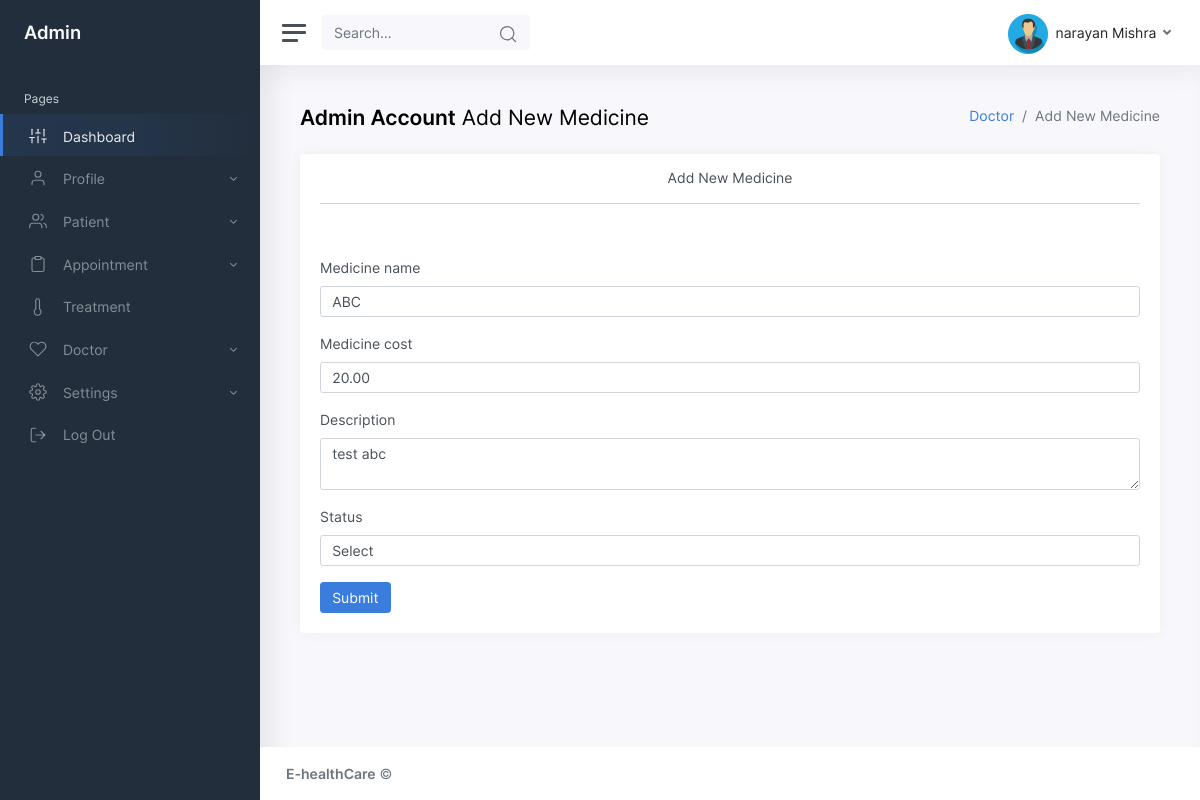
The page /admin/medicine.php?editid=1 (signed in) on the database its author committed.
### tables this page shows
CREATE TABLE `medicine` (
  `medicineid` int(10) NOT NULL,
  `medicinename` varchar(25) NOT NULL,
  `medicinecost` float(10,2) NOT NULL,
  `description` text NOT NULL,
  `status` varchar(10) NOT NULL
);

### admin/medicine.php (the view, shortened to what this page needs)
<?php
include("dbconnection.php");
if(isset($_GET[editid]))
{
	$sql="SELECT * FROM medicine WHERE medicineid='$_GET[editid]' ";
	$qsql = mysqli_query($con,$sql);
	$rsedit = mysqli_fetch_array($qsql);
}
?>
<!DOCTYPE html>
<html lang="en">
<head>
	<link href="css/app.css" rel="stylesheet">
</head>
<body>
	<div class="wrapper">
		<?php include("menu.php");?>
		<div class="main">
			<?php include("header.php");?>
			<main class="content">
				<div class="container-fluid p-0">
					<div class="row mb-2 mb-xl-3">
						<div class="col-auto d-none d-sm-block">
							<h3><strong>Admin Account</strong> Add New Medicine</h3>
						</div>
						<div class="col-auto ml-auto text-right mt-n1">
							<nav aria-label="breadcrumb">
								<ol class="breadcrumb bg-transparent p-0 mt-1 mb-0">
									<li class="breadcrumb-item"><a href="#">Doctor</a></li>
									<li class="breadcrumb-item active" aria-current="page">Add New Medicine</li>
								</ol>
							</nav>
						</div>
					</div>
					<div class="col-md-12">
							<div class="card">
								<div class="card-header">
									<h2 class="card-title text-center">Add New Medicine</h2>
									<hr>
								</div>
								<div class="card-body">
									<form method="post" action="" name="frmmedicine" onSubmit="return validateform()">
										<div class="row">
											<div class="mb-3 col-md-12">
												<label class="form-label" for="patiente">Medicine name</label>
												<input type="text" class="form-control" name="medicinename" id="medicinename" value="<?php echo $rsedit[medicinename]; ?>" required/>
											</div>
											<div class="mb-3 col-md-12">
												<label class="form-label" for="patiente">Medicine cost</label>
												<input type="text" class="form-control"  name="medicinecost" id="medicinecost" value="<?php echo $rsedit[medicinecost]; ?>" required/>
											</div>
											<div class="mb-3 col-md-12">
												<label class="form-label" for="textarea">Description</label>
												<textarea name="description" class="form-control" id="description" ><?php echo $rsedit[description] ; ?></textarea>
											</div>
											<div class="mb-3 col-md-12">
												<label class="form-label" for="app_reason">Status</label>
												<select class="form-control" name="status" id="status" required>
            <option value="">Select</option>
          </select>
											</div>
										<div>
										<button type="submit" name="submit" id="submit" class="btn btn-primary">Submit</button>
										</div>
									</form>
								</div>
							</div>
						</div>
				</div class="clear">
			</main>
			<?php include("footer.php");?>
		</div>
	</div>
</body>
</html>

### admin/header.php (shortened to what this page needs)
<?php
include("dbconnection.php");
if(!isset($_SESSION['adminid']))
{
  echo "<script>window.location='adminlogin.php';</script>";
}
else
{
  $sql = "SELECT adminname FROM admin  WHERE adminid='$_SESSION[adminid]'";
  $qsql = mysqli_query($con,$sql);
  $rsprofile=  mysqli_fetch_array($qsql);
  ?>
<nav class="navbar navbar-expand navbar-light navbar-bg">
				<a class="sidebar-toggle d-flex">
          <i class="hamburger align-self-center"></i>
        </a>
				<form class="d-none d-sm-inline-block">
					<div class="input-group input-group-navbar">
						<input type="text" class="form-control" placeholder="Search…" aria-label="Search" disabled="">
						<button class="btn" type="button">
              <i class="align-middle" data-feather="search"></i>
            </button>
					</div>
				</form>
				<div class="navbar-collapse collapse">
					<ul class="navbar-nav navbar-align">
						<li class="nav-item dropdown">
							<a class="nav-link dropdown-toggle d-none d-sm-inline-block" href="#" data-toggle="dropdown">
                <img src="img/admin.png" class="avatar img-fluid rounded mr-1" alt="Charles Hall" /> <span class="text-dark"><?php echo $rsprofile[adminname]; ?></span>
              </a>
						</li>
					</ul>
				</div>
			</nav>
			<?php }?>

### rows shown on the page
medicine: medicinename "ABC", medicinecost "20.00", description "test abc"

### other values the page prints
$rsprofile[adminname] "narayan Mishra"
